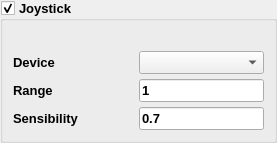
                   <widget class="QGroupBox" name="gbJoystick">
                    <property name="maximumSize">
                     <size>
                      <width>16777215</width>
                      <height>16777215</height>
                     </size>
                    </property>
                    <property name="font">
                     <font>
                      <pointsize>10</pointsize>
                      <weight>75</weight>
                      <bold>true</bold>
                     </font>
                    </property>
                    <property name="title">
                     <string>Joystick</string>
                    </property>
                    <property name="flat">
                     <bool>false</bool>
                    </property>
                    <property name="checkable">
                     <bool>true</bool>
                    </property>
                    <layout class="QVBoxLayout" name="verticalLayout_45">
                     <property name="spacing">
                      <number>0</number>
                     </property>
                     <property name="leftMargin">
                      <number>0</number>
                     </property>
                     <property name="topMargin">
                      <number>20</number>
                     </property>
                     <property name="rightMargin">
                      <number>0</number>
                     </property>
                     <property name="bottomMargin">
                      <number>0</number>
                     </property>
                     <item>
                      <widget class="QWidget" name="wgJoystickParameter" native="true">
                       <layout class="QGridLayout" name="gridLayout_20">
                        <property name="sizeConstraint">
                         <enum>QLayout::SetDefaultConstraint</enum>
                        </property>
                        <property name="leftMargin">
                         <number>10</number>
                        </property>
                        <property name="topMargin">
                         <number>10</number>
                        </property>
                        <property name="rightMargin">
                         <number>10</number>
                        </property>
                        <property name="bottomMargin">
                         <number>10</number>
                        </property>
                        <property name="horizontalSpacing">
                         <number>20</number>
                        </property>
                        <property name="verticalSpacing">
                         <number>5</number>
                        </property>
                        <item row="0" column="1">
                         <spacer name="horizontalSpacer_40">
                          <property name="orientation">
                           <enum>Qt::Horizontal</enum>
                          </property>
                          <property name="sizeHint" stdset="0">
                           <size>
                            <width>40</width>
                            <height>20</height>
                           </size>
                          </property>
                         </spacer>
                        </item>
                        <item row="1" column="2">
                         <widget class="QLineEdit" name="leJoystickRange">
                          <property name="maximumSize">
                           <size>
                            <width>150</width>
                            <height>16777215</height>
                           </size>
                          </property>
                          <property name="text">
                           <string>1</string>
                          </property>
                         </widget>
                        </item>
                        <item row="1" column="0">
                         <widget class="QLabel" name="label_51">
                          <property name="text">
                           <string>Range</string>
                          </property>
                         </widget>
                        </item>
                        <item row="2" column="0">
                         <widget class="QLabel" name="label_79">
                          <property name="text">
                           <string>Sensibility</string>
                          </property>
                         </widget>
                        </item>
                        <item row="2" column="1">
                         <spacer name="horizontalSpacer_42">
                          <property name="orientation">
                           <enum>Qt::Horizontal</enum>
                          </property>
                          <property name="sizeHint" stdset="0">
                           <size>
                            <width>40</width>
                            <height>20</height>
                           </size>
                          </property>
                         </spacer>
                        </item>
                        <item row="2" column="2">
                         <widget class="QLineEdit" name="leJoystickSensibility">
                          <property name="maximumSize">
                           <size>
                            <width>150</width>
                            <height>16777215</height>
                           </size>
                          </property>
                          <property name="text">
                           <string>0.7</string>
                          </property>
                         </widget>
                        </item>
                        <item row="0" column="2">
                         <widget class="QComboBox" name="cbJoystickDevice">
                          <property name="minimumSize">
                           <size>
                            <width>0</width>
                            <height>0</height>
                           </size>
                          </property>
                          <property name="maximumSize">
                           <size>
                            <width>150</width>
                            <height>16777215</height>
                           </size>
                          </property>
                          <property name="currentText">
                           <string/>
                          </property>
                         </widget>
                        </item>
                        <item row="0" column="0">
                         <widget class="QLabel" name="label_41">
                          <property name="text">
                           <string>Device</string>
                          </property>
                         </widget>
                        </item>
                        <item row="1" column="1">
                         <spacer name="horizontalSpacer_41">
                          <property name="orientation">
                           <enum>Qt::Horizontal</enum>
                          </property>
                          <property name="sizeHint" stdset="0">
                           <size>
                            <width>40</width>
                            <height>20</height>
                           </size>
                          </property>
                         </spacer>
                        </item>
                       </layout>
                      </widget>
                     </item>
                    </layout>
                   </widget>
